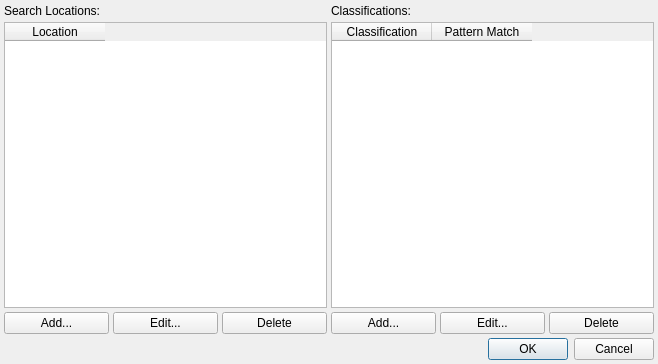
<?xml version="1.0" encoding="UTF-8"?>
<ui version="4.0">
 <class>dialogFileFinder</class>
 <widget class="QDialog" name="dialogFileFinder">
  <property name="geometry">
   <rect>
    <x>0</x>
    <y>0</y>
    <width>658</width>
    <height>364</height>
   </rect>
  </property>
  <property name="windowTitle">
   <string>File Finder Settings</string>
  </property>
  <layout class="QVBoxLayout" name="verticalLayout_3">
   <property name="spacing">
    <number>4</number>
   </property>
   <property name="leftMargin">
    <number>4</number>
   </property>
   <property name="topMargin">
    <number>4</number>
   </property>
   <property name="rightMargin">
    <number>4</number>
   </property>
   <property name="bottomMargin">
    <number>4</number>
   </property>
   <item>
    <layout class="QHBoxLayout" name="horizontalLayoutLocations">
     <property name="spacing">
      <number>4</number>
     </property>
     <item>
      <layout class="QVBoxLayout" name="verticalLayoutLocations">
       <property name="spacing">
        <number>4</number>
       </property>
       <item>
        <widget class="QLabel" name="labelSearchLocations">
         <property name="text">
          <string>Search Locations:</string>
         </property>
        </widget>
       </item>
       <item>
        <widget class="QTableWidget" name="tableSearchLocations">
         <property name="selectionMode">
          <enum>QAbstractItemView::SingleSelection</enum>
         </property>
         <property name="selectionBehavior">
          <enum>QAbstractItemView::SelectRows</enum>
         </property>
         <property name="columnCount">
          <number>1</number>
         </property>
         <column>
          <property name="text">
           <string>Location</string>
          </property>
         </column>
        </widget>
       </item>
       <item>
        <layout class="QHBoxLayout" name="horizontalLayoutLocationButtons">
         <property name="spacing">
          <number>4</number>
         </property>
         <item>
          <widget class="QPushButton" name="pushButtonAddLocation">
           <property name="text">
            <string>Add...</string>
           </property>
          </widget>
         </item>
         <item>
          <widget class="QPushButton" name="pushButtonEditLocation">
           <property name="text">
            <string>Edit...</string>
           </property>
          </widget>
         </item>
         <item>
          <widget class="QPushButton" name="pushButtonDeleteLocation">
           <property name="text">
            <string>Delete</string>
           </property>
          </widget>
         </item>
        </layout>
       </item>
      </layout>
     </item>
     <item>
      <layout class="QVBoxLayout" name="verticalLayoutClassifications">
       <property name="spacing">
        <number>4</number>
       </property>
       <item>
        <widget class="QLabel" name="labelClassifications">
         <property name="text">
          <string>Classifications:</string>
         </property>
        </widget>
       </item>
       <item>
        <widget class="QTableWidget" name="tableClassifications">
         <property name="selectionMode">
          <enum>QAbstractItemView::SingleSelection</enum>
         </property>
         <property name="selectionBehavior">
          <enum>QAbstractItemView::SelectRows</enum>
         </property>
         <column>
          <property name="text">
           <string>Classification</string>
          </property>
         </column>
         <column>
          <property name="text">
           <string>Pattern Match</string>
          </property>
         </column>
        </widget>
       </item>
       <item>
        <layout class="QHBoxLayout" name="horizontalLayoutClassificationButtons">
         <property name="spacing">
          <number>4</number>
         </property>
         <item>
          <widget class="QPushButton" name="pushButtonAddClassification">
           <property name="text">
            <string>Add...</string>
           </property>
          </widget>
         </item>
         <item>
          <widget class="QPushButton" name="pushButtonEditClassification">
           <property name="text">
            <string>Edit...</string>
           </property>
          </widget>
         </item>
         <item>
          <widget class="QPushButton" name="pushButtonDeleteClassification">
           <property name="text">
            <string>Delete</string>
           </property>
          </widget>
         </item>
        </layout>
       </item>
      </layout>
     </item>
    </layout>
   </item>
   <item>
    <widget class="QDialogButtonBox" name="buttonBox">
     <property name="orientation">
      <enum>Qt::Horizontal</enum>
     </property>
     <property name="standardButtons">
      <set>QDialogButtonBox::Cancel|QDialogButtonBox::Ok</set>
     </property>
    </widget>
   </item>
  </layout>
 </widget>
 <resources/>
 <connections>
  <connection>
   <sender>buttonBox</sender>
   <signal>accepted()</signal>
   <receiver>dialogFileFinder</receiver>
   <slot>accept()</slot>
   <hints>
    <hint type="sourcelabel">
     <x>248</x>
     <y>254</y>
    </hint>
    <hint type="destinationlabel">
     <x>157</x>
     <y>274</y>
    </hint>
   </hints>
  </connection>
  <connection>
   <sender>buttonBox</sender>
   <signal>rejected()</signal>
   <receiver>dialogFileFinder</receiver>
   <slot>reject()</slot>
   <hints>
    <hint type="sourcelabel">
     <x>316</x>
     <y>260</y>
    </hint>
    <hint type="destinationlabel">
     <x>286</x>
     <y>274</y>
    </hint>
   </hints>
  </connection>
 </connections>
</ui>
